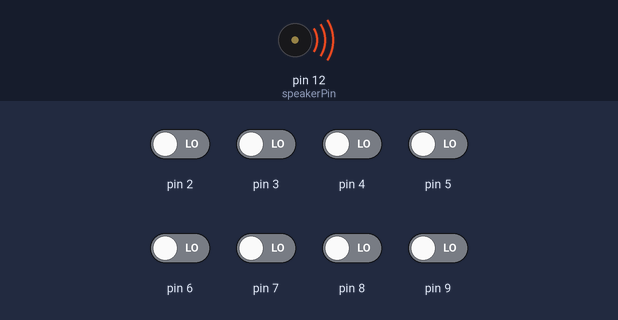
A sketch run on a simulated Arduino Uno, built with avr-gcc and run on an emulated ATmega328P. On the bench: buzzer (waves = sounding). The test bench sets the inputs (shaded band); at power-on: pin 2–9 LOW.

Above: at 2.1 s.
Timing chart, 0 to 3.0 s (numbered marks = the images above):
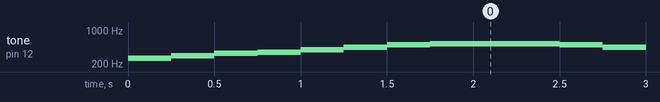

The sketch:

main_plus.ino
```cpp
#include "pitches.h"

#define DEBUG_MODE 0  //Switch to debug mode to print out values of variables during programming.
#define CHORD_MODE 0  //1: chord mode, 0: arpeggio mode

#define speakerPin 12 //Control the pin which drives the speaker.
#define note_time 500  //Control the duration time of each note.
#define duration_time 500  //Control the duration time between notes.

#define NOTE_RANGE 8  //Control the range of notes played in program.
const unsigned short note[NOTE_RANGE] = {NOTE_C4, NOTE_D4, NOTE_E4, NOTE_F4, NOTE_G4, NOTE_A4, NOTE_B4, NOTE_C5}; //Control the specific notes played in program.
unsigned short note_num;  //Count the number of pins with LOW input.
unsigned short sensor_val[NOTE_RANGE];  //This array stores the signals from input pins.

//Variables which can decide the order of notes when CHORD_MODE is 0.
unsigned short last_note = 0; //Store last played note.
unsigned short next_last_note;  //Record the last one of current input notes.
unsigned short median_note; //Record the median one of current input notes.
unsigned short median_note_position;  //Position of median note in sensor_val[] array.

int i, j; //General counters.

void setup() {
  #if DEBUG_MODE
  Serial.begin(9600);
  #endif

  //Setup input pins
  for(i = 2; i < 10; i++){
    pinMode(i, INPUT);
  }
}

void loop() {
  note_num = 0; //Reset note_num before each loop.
  j = 0;  //Reset counter.

  // Read signals from input pins.
  for(i = 0; i < 8; i++){
    sensor_val[i] = digitalRead(i + 2);

    //note_num counts how many strings are plucked / how manys notes are played at the same time.
    if(sensor_val[i] == LOW){
      note_num++;
    }
  }

  //Print the value of note_num for debugging.
  if(note_num != 0){
    #if DEBUG_MODE
    Serial.print("note_num: ");
    Serial.println("note_num: "note_num);
    #endif

    int melody[note_num];

    median_note_position = (note_num / 2);  //Record the median position in the melody.

    //Store notes into the "melody" array
    for(i = 0; i < 8; i++){
      if (sensor_val[i] == LOW){
        melody[j] = note[i];

        if(j == median_note_position){
          median_note = i;  //Record note at median position of the melody.
        }

        if(j == (note_num -1)){
          next_last_note = i; //Record last note of the melody.
        }

        j++;
      }
    }

    #if DEBUG_MODE
    for(i = 0; i < note_num; i++){
      Serial.print(i);
      Serial.print("\t");
      Serial.println(melody[i]);
    }
    #endif

    //If there is only one note input, play it for preset seconds.
    if(note_num == 1){
      tone(speakerPin, melody[0], note_time);
      delay(duration_time);
      noTone(speakerPin);
    }

    #if CHORD_MODE
    for( i = 0; i < (note_time / (50 * note_num) + 1); i++){
      for(j = 0; j < note_num; j++){
        tone(speakerPin, melody[j], 50);
        delay(50);
        noTone(speakerPin);
      }
    }


    #else //In this mode, when there are various input, the notes will be played one by one.

    //If the median note of the melody is lower than last played note, reverse the order of notes, which may make the melody sound more smooth.
    if(median_note <= last_note){
      int temp = 0;

      for(i = 0; i < (note_num) / 2; i++){
        temp = melody[i];
        melody[i] = melody[note_num - 1 - i];
        melody[note_num - 1 - i] = temp;
      }
    }

    //Play the melody in the processed order and the last note will last longer than previous ones.
    for(i = 0; i < note_num; i++){
      if(i == (note_num - 1)){
      tone(speakerPin, melody[note_num - 1], note_time);
      delay(duration_time);
      noTone(speakerPin);
      }
      else if(i < (note_num - 1)){
        tone(speakerPin, melody[i], note_time / 2);
        delay(duration_time / 2);
        noTone(speakerPin);
      }
    }

    last_note = next_last_note; //Update last_note for next loop.
    #endif
  }
}
```

pitches.h
```cpp
#define NOTE_B0  31
#define NOTE_C1  33
#define NOTE_CS1 35
#define NOTE_D1  37
#define NOTE_DS1 39
#define NOTE_E1  41
#define NOTE_F1  44
#define NOTE_FS1 46
#define NOTE_G1  49
#define NOTE_GS1 52
#define NOTE_A1  55
#define NOTE_AS1 58
#define NOTE_B1  62
#define NOTE_C2  65
#define NOTE_CS2 69
#define NOTE_D2  73
#define NOTE_DS2 78
#define NOTE_E2  82
#define NOTE_F2  87
#define NOTE_FS2 93
#define NOTE_G2  98
#define NOTE_GS2 104
#define NOTE_A2  110
#define NOTE_AS2 117
#define NOTE_B2  123
#define NOTE_C3  131
#define NOTE_CS3 139
#define NOTE_D3  147
#define NOTE_DS3 156
#define NOTE_E3  165
#define NOTE_F3  175
#define NOTE_FS3 185
#define NOTE_G3  196
#define NOTE_GS3 208
#define NOTE_A3  220
#define NOTE_AS3 233
#define NOTE_B3  247
#define NOTE_C4  262
#define NOTE_CS4 277
#define NOTE_D4  294
#define NOTE_DS4 311
#define NOTE_E4  330
#define NOTE_F4  349
#define NOTE_FS4 370
#define NOTE_G4  392
#define NOTE_GS4 415
#define NOTE_A4  440
#define NOTE_AS4 466
#define NOTE_B4  494
#define NOTE_C5  523
#define NOTE_CS5 554
#define NOTE_D5  587
#define NOTE_DS5 622
#define NOTE_E5  659
#define NOTE_F5  698
#define NOTE_FS5 740
#define NOTE_G5  784
#define NOTE_GS5 831
#define NOTE_A5  880
#define NOTE_AS5 932
#define NOTE_B5  988
#define NOTE_C6  1047
#define NOTE_CS6 1109
#define NOTE_D6  1175
#define NOTE_DS6 1245
#define NOTE_E6  1319
#define NOTE_F6  1397
#define NOTE_FS6 1480
#define NOTE_G6  1568
#define NOTE_GS6 1661
#define NOTE_A6  1760
#define NOTE_AS6 1865
#define NOTE_B6  1976
#define NOTE_C7  2093
#define NOTE_CS7 2217
#define NOTE_D7  2349
#define NOTE_DS7 2489
#define NOTE_E7  2637
#define NOTE_F7  2794
#define NOTE_FS7 2960
#define NOTE_G7  3136
#define NOTE_GS7 3322
#define NOTE_A7  3520
#define NOTE_AS7 3729
#define NOTE_B7  3951
#define NOTE_C8  4186
#define NOTE_CS8 4435
#define NOTE_D8  4699
#define NOTE_DS8 4978
```

Measured:
- by itself, tone on pin 12 (speakerPin): plays 262 Hz for 0.25 s, 294 Hz for 0.25 s, 330 Hz for 0.25 s, 349 Hz for 0.25 s, 392 Hz for 0.25 s, 440 Hz for 0.25 s … (462 notes in this stretch)
